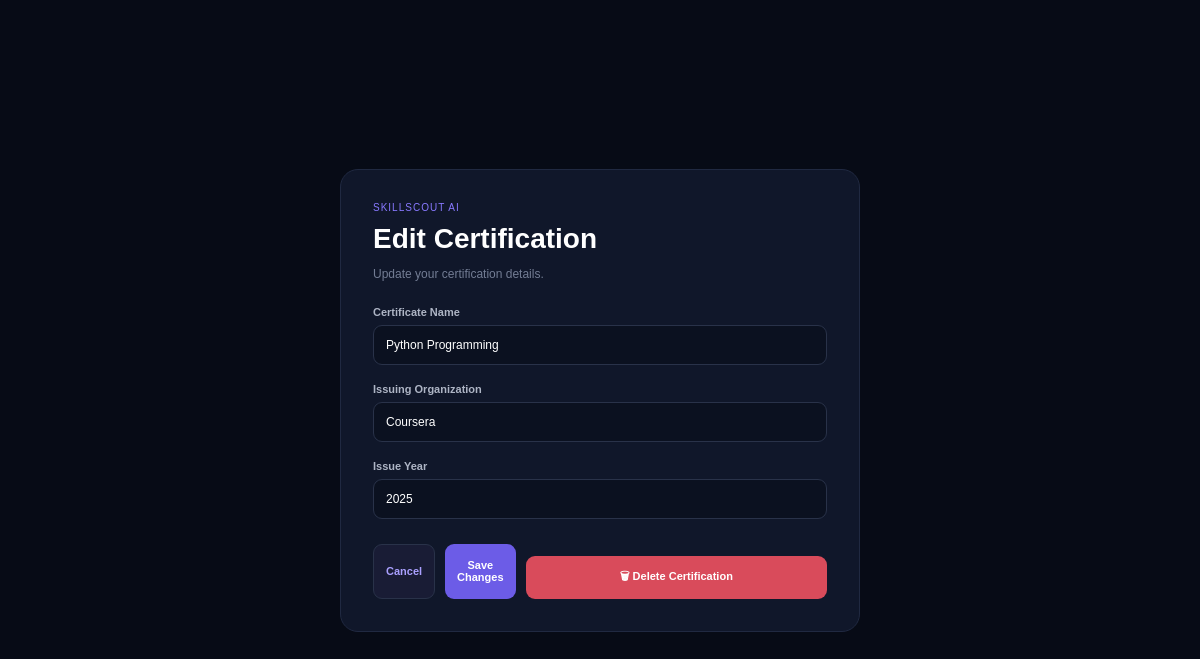
Screenshot of /student/certifications/1/edit/ (signed in) with the database file from the repository.
### core/models.py (models this page shows, shortened)
class StudentCertification(models.Model):
    profile = models.ForeignKey(
        Profile,
        on_delete=models.CASCADE,
        related_name="certifications"
    )
    certificate_name = models.CharField(
        max_length=150
    )
    issuing_organization = models.CharField(
        max_length=150
    )
    issue_year = models.PositiveIntegerField(
        null=True,
        blank=True
    )

### core/views.py (the view)
# urls.py: path("student/certifications/<int:certification_id>/edit/", views.edit_certification, name="edit_certification"),
def edit_certification(request, certification_id):
    certification = StudentCertification.objects.get(
        id=certification_id,
        profile__user=request.user
    )
    if request.method == "POST":
        form = StudentCertificationForm(
            request.POST,
            instance=certification
        )
        if form.is_valid():
            form.save()
            return redirect("student_certifications")
    else:
        form = StudentCertificationForm(
            instance=certification
        )
    return render(
        request,
        "student/edit_certification.html",
        {
            "form": form,
            "certification": certification,
        }
    )

### core/forms.py
class StudentCertificationForm(forms.ModelForm):
    class Meta:
        model = StudentCertification
        fields = [
            "certificate_name",
            "issuing_organization",
            "issue_year",
        ]
        widgets = {
            "certificate_name": forms.TextInput(
                attrs={
                    "placeholder": "e.g. Python Programming"
                }
            ),
            "issuing_organization": forms.TextInput(
                attrs={
                    "placeholder": "e.g. Coursera, Google, Microsoft"
                }
            ),
            "issue_year": forms.NumberInput(
                attrs={
                    "placeholder": "e.g. 2026",
                    "min": "2000",
                    "max": "2100"
                }
            ),
        }

### templates/student/edit_certification.html (shortened to what this page needs)
<!DOCTYPE html>
<html lang="en">
<head>
</head>
<body>
<div class="container">
    <div class="brand">
        SKILLSCOUT AI
    </div>
    <h1>
        Edit Certification
    </h1>
    <p class="description">
        Update your certification details.
    </p>
    <form method="POST">
        <div class="form-group">
            <label>
                Certificate Name
            </label>
            {{ form.certificate_name }}
        </div>
        <div class="form-group">
            <label>
                Issuing Organization
            </label>
            {{ form.issuing_organization }}
        </div>
        <div class="form-group">
            <label>
                Issue Year
            </label>
            {{ form.issue_year }}
        </div>
        <div class="buttons">
            <a
                href="{% url 'student_certifications' %}"
                class="cancel-button">
                Cancel
            </a>
            <button
                type="submit"
                class="save-button">
                Save Changes
            </button>
            <a
    href="{% url 'delete_certification' certification.id %}"
    class="delete-button">
    🗑 Delete Certification
</a>
        </div>
    </form>
</div>
</body>
</html>

### templates/student/edit_certification.html (style rules this page uses)
* { box-sizing: border-box; }
body { margin: 0; min-height: 100vh; display: flex; align-items: center; justify-content: center; font-family: Arial, sans-serif; background: #070b16; color: white; }
.container { width: 90%; max-width: 520px; padding: 32px; background: #10172a; border: 1px solid #202941; border-radius: 18px; }
.brand { color: #8879ff; font-size: 10px; letter-spacing: 1px; margin-bottom: 10px; }
h1 { margin: 0 0 8px; font-size: 28px; }
.description { margin-bottom: 25px; color: #737d94; font-size: 12px; }
.form-group { margin-bottom: 18px; }
label { display: block; margin-bottom: 7px; color: #aeb5c5; font-size: 11px; font-weight: bold; }
input { width: 100%; padding: 12px; border: 1px solid #293249; border-radius: 9px; outline: none; background: #0b1120; color: white; font-size: 12px; }
.buttons { display: flex; gap: 10px; margin-top: 25px; }
.save-button { flex: 1; padding: 12px; border: none; border-radius: 9px; background: #6c5ce7; color: white; font-size: 11px; font-weight: bold; cursor: pointer; }
.cancel-button { flex: 1; display: flex; align-items: center; justify-content: center; padding: 12px; border: 1px solid #293249; border-radius: 9px; background: #191c35; color: #aaa0ff; text-decoration: none; font-size: 11px; font-weight: bold; }
.delete-button { display: block; width: 100%; margin-top: 12px; padding: 12px; text-align: center; border-radius: 9px; background: #d94b5b; color: white; text-decoration: none; font-size: 11px; font-weight: bold; transition: 0.2s; }

### rows the page displays
StudentCertification: certificate_name "Python Programming", issuing_organization "Coursera", issue_year "2025"
